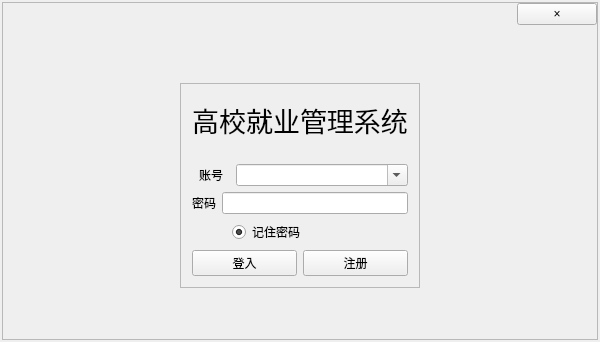
<?xml version="1.0" encoding="UTF-8"?>
<ui version="4.0">
 <class>Login</class>
 <widget class="QWidget" name="Login">
  <property name="geometry">
   <rect>
    <x>0</x>
    <y>0</y>
    <width>600</width>
    <height>342</height>
   </rect>
  </property>
  <property name="windowTitle">
   <string>SEMS</string>
  </property>
  <layout class="QGridLayout" name="gridLayout">
   <property name="leftMargin">
    <number>2</number>
   </property>
   <property name="topMargin">
    <number>2</number>
   </property>
   <property name="rightMargin">
    <number>2</number>
   </property>
   <property name="bottomMargin">
    <number>2</number>
   </property>
   <item row="0" column="0">
    <widget class="QFrame" name="frame">
     <property name="frameShape">
      <enum>QFrame::StyledPanel</enum>
     </property>
     <property name="frameShadow">
      <enum>QFrame::Raised</enum>
     </property>
     <layout class="QGridLayout" name="gridLayout_2">
      <property name="leftMargin">
       <number>0</number>
      </property>
      <property name="topMargin">
       <number>0</number>
      </property>
      <property name="rightMargin">
       <number>0</number>
      </property>
      <property name="bottomMargin">
       <number>0</number>
      </property>
      <item row="0" column="0" colspan="4">
       <layout class="QHBoxLayout" name="horizontalLayout_6">
        <item>
         <spacer name="horizontalSpacer_5">
          <property name="orientation">
           <enum>Qt::Horizontal</enum>
          </property>
          <property name="sizeHint" stdset="0">
           <size>
            <width>288</width>
            <height>20</height>
           </size>
          </property>
         </spacer>
        </item>
        <item>
         <widget class="QPushButton" name="btn_exit">
          <property name="text">
           <string>×</string>
          </property>
         </widget>
        </item>
       </layout>
      </item>
      <item row="1" column="2">
       <spacer name="verticalSpacer_3">
        <property name="orientation">
         <enum>Qt::Vertical</enum>
        </property>
        <property name="sizeHint" stdset="0">
         <size>
          <width>20</width>
          <height>33</height>
         </size>
        </property>
       </spacer>
      </item>
      <item row="2" column="1" rowspan="2" colspan="2">
       <widget class="QFrame" name="frame_2">
        <property name="frameShape">
         <enum>QFrame::StyledPanel</enum>
        </property>
        <property name="frameShadow">
         <enum>QFrame::Raised</enum>
        </property>
        <layout class="QVBoxLayout" name="verticalLayout">
         <item>
          <widget class="QLabel" name="label_title">
           <property name="minimumSize">
            <size>
             <width>0</width>
             <height>50</height>
            </size>
           </property>
           <property name="font">
            <font>
             <pointsize>20</pointsize>
            </font>
           </property>
           <property name="contextMenuPolicy">
            <enum>Qt::CustomContextMenu</enum>
           </property>
           <property name="layoutDirection">
            <enum>Qt::LeftToRight</enum>
           </property>
           <property name="text">
            <string>高校就业管理系统</string>
           </property>
           <property name="textFormat">
            <enum>Qt::AutoText</enum>
           </property>
           <property name="alignment">
            <set>Qt::AlignCenter</set>
           </property>
           <property name="indent">
            <number>-1</number>
           </property>
          </widget>
         </item>
         <item>
          <spacer name="verticalSpacer">
           <property name="orientation">
            <enum>Qt::Vertical</enum>
           </property>
           <property name="sizeHint" stdset="0">
            <size>
             <width>20</width>
             <height>13</height>
            </size>
           </property>
          </spacer>
         </item>
         <item>
          <layout class="QHBoxLayout" name="horizontalLayout_2">
           <item>
            <widget class="QLabel" name="label_2">
             <property name="maximumSize">
              <size>
               <width>38</width>
               <height>21</height>
              </size>
             </property>
             <property name="text">
              <string>账号</string>
             </property>
             <property name="alignment">
              <set>Qt::AlignCenter</set>
             </property>
            </widget>
           </item>
           <item>
            <widget class="QComboBox" name="combox_account">
             <property name="editable">
              <bool>true</bool>
             </property>
            </widget>
           </item>
          </layout>
         </item>
         <item>
          <layout class="QHBoxLayout" name="horizontalLayout_3">
           <item>
            <widget class="QLabel" name="label_3">
             <property name="maximumSize">
              <size>
               <width>38</width>
               <height>21</height>
              </size>
             </property>
             <property name="text">
              <string>密码</string>
             </property>
             <property name="alignment">
              <set>Qt::AlignCenter</set>
             </property>
            </widget>
           </item>
           <item>
            <widget class="QLineEdit" name="le_pwd"/>
           </item>
          </layout>
         </item>
         <item>
          <layout class="QHBoxLayout" name="horizontalLayout_5">
           <item>
            <layout class="QHBoxLayout" name="horizontalLayout_4">
             <item>
              <spacer name="horizontalSpacer_7">
               <property name="orientation">
                <enum>Qt::Horizontal</enum>
               </property>
               <property name="sizeType">
                <enum>QSizePolicy::Expanding</enum>
               </property>
               <property name="sizeHint" stdset="0">
                <size>
                 <width>40</width>
                 <height>20</height>
                </size>
               </property>
              </spacer>
             </item>
             <item>
              <widget class="QRadioButton" name="rBtn_isRemPwd">
               <property name="text">
                <string>记住密码</string>
               </property>
               <property name="checked">
                <bool>true</bool>
               </property>
              </widget>
             </item>
            </layout>
           </item>
           <item>
            <spacer name="horizontalSpacer_8">
             <property name="orientation">
              <enum>Qt::Horizontal</enum>
             </property>
             <property name="sizeHint" stdset="0">
              <size>
               <width>80</width>
               <height>20</height>
              </size>
             </property>
            </spacer>
           </item>
          </layout>
         </item>
         <item>
          <layout class="QHBoxLayout" name="horizontalLayout">
           <item>
            <widget class="QPushButton" name="btn_login">
             <property name="text">
              <string>登入</string>
             </property>
            </widget>
           </item>
           <item>
            <widget class="QPushButton" name="btn_register">
             <property name="text">
              <string>注册</string>
             </property>
            </widget>
           </item>
          </layout>
         </item>
        </layout>
       </widget>
      </item>
      <item row="2" column="3">
       <spacer name="horizontalSpacer_4">
        <property name="orientation">
         <enum>Qt::Horizontal</enum>
        </property>
        <property name="sizeHint" stdset="0">
         <size>
          <width>56</width>
          <height>20</height>
         </size>
        </property>
       </spacer>
      </item>
      <item row="3" column="0">
       <spacer name="horizontalSpacer_3">
        <property name="orientation">
         <enum>Qt::Horizontal</enum>
        </property>
        <property name="sizeHint" stdset="0">
         <size>
          <width>57</width>
          <height>20</height>
         </size>
        </property>
       </spacer>
      </item>
      <item row="4" column="1">
       <spacer name="verticalSpacer_2">
        <property name="orientation">
         <enum>Qt::Vertical</enum>
        </property>
        <property name="sizeHint" stdset="0">
         <size>
          <width>20</width>
          <height>40</height>
         </size>
        </property>
       </spacer>
      </item>
     </layout>
    </widget>
   </item>
  </layout>
 </widget>
 <layoutdefault spacing="6" margin="11"/>
 <resources/>
 <connections/>
</ui>
